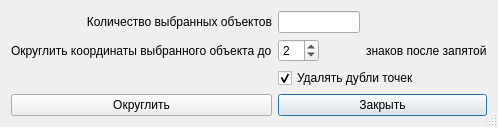
<?xml version="1.0" encoding="UTF-8"?>
<ui version="4.0">
 <class>dlRoundCoords</class>
 <widget class="QDialog" name="dlRoundCoords">
  <property name="geometry">
   <rect>
    <x>0</x>
    <y>0</y>
    <width>498</width>
    <height>122</height>
   </rect>
  </property>
  <property name="sizePolicy">
   <sizepolicy hsizetype="Minimum" vsizetype="Minimum">
    <horstretch>0</horstretch>
    <verstretch>0</verstretch>
   </sizepolicy>
  </property>
  <property name="windowTitle">
   <string>Округление координат</string>
  </property>
  <property name="windowIcon">
   <iconset resource="../resources.qrc">
    <normaloff>:/plugins/openland/icons/coord_round.png</normaloff>:/plugins/openland/icons/coord_round.png</iconset>
  </property>
  <property name="sizeGripEnabled">
   <bool>true</bool>
  </property>
  <property name="modal">
   <bool>true</bool>
  </property>
  <layout class="QGridLayout" name="gridLayout">
   <item row="0" column="0">
    <widget class="QLabel" name="label_3">
     <property name="text">
      <string>&lt;html&gt;&lt;head/&gt;&lt;body&gt;&lt;p align=&quot;right&quot;&gt;Количество выбранных объектов&lt;/p&gt;&lt;/body&gt;&lt;/html&gt;</string>
     </property>
    </widget>
   </item>
   <item row="0" column="1">
    <widget class="QLineEdit" name="lineEdit">
     <property name="readOnly">
      <bool>true</bool>
     </property>
    </widget>
   </item>
   <item row="3" column="1" colspan="2">
    <widget class="QPushButton" name="pushButtonCancel">
     <property name="text">
      <string>Закрыть</string>
     </property>
     <property name="icon">
      <iconset resource="../resources.qrc">
       <normaloff>:/plugins/openland/icons/close.png</normaloff>:/plugins/openland/icons/close.png</iconset>
     </property>
    </widget>
   </item>
   <item row="2" column="1" colspan="2">
    <widget class="QCheckBox" name="checkBoxDeleteDouble">
     <property name="text">
      <string>Удалять дубли точек</string>
     </property>
     <property name="checked">
      <bool>true</bool>
     </property>
    </widget>
   </item>
   <item row="3" column="0">
    <widget class="QPushButton" name="pushButtonOk">
     <property name="text">
      <string>Округлить</string>
     </property>
     <property name="icon">
      <iconset resource="../resources.qrc">
       <normaloff>:/plugins/openland/icons/coord_round.png</normaloff>:/plugins/openland/icons/coord_round.png</iconset>
     </property>
    </widget>
   </item>
   <item row="1" column="1">
    <widget class="QSpinBox" name="spinBox">
     <property name="sizePolicy">
      <sizepolicy hsizetype="Maximum" vsizetype="Fixed">
       <horstretch>0</horstretch>
       <verstretch>0</verstretch>
      </sizepolicy>
     </property>
     <property name="value">
      <number>2</number>
     </property>
    </widget>
   </item>
   <item row="1" column="2">
    <widget class="QLabel" name="label_2">
     <property name="text">
      <string>знаков после запятой</string>
     </property>
    </widget>
   </item>
   <item row="1" column="0">
    <widget class="QLabel" name="label">
     <property name="text">
      <string>Округлить координаты выбранного объекта до</string>
     </property>
    </widget>
   </item>
  </layout>
 </widget>
 <tabstops>
  <tabstop>lineEdit</tabstop>
  <tabstop>spinBox</tabstop>
  <tabstop>checkBoxDeleteDouble</tabstop>
  <tabstop>pushButtonOk</tabstop>
  <tabstop>pushButtonCancel</tabstop>
 </tabstops>
 <resources>
  <include location="../resources.qrc"/>
 </resources>
 <connections/>
</ui>
